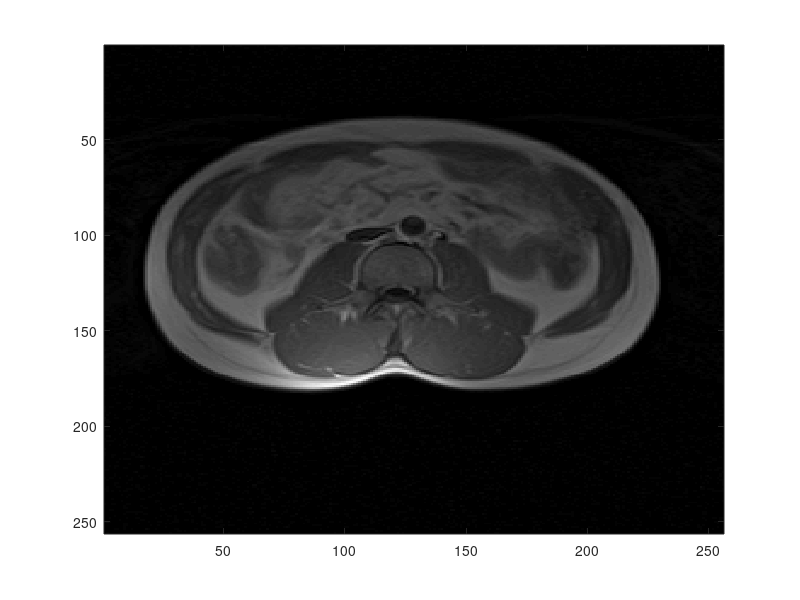

The MATLAB script that drew this image: (Note: this script raises an error after producing the figure.)
load abdomen.mat
abdomen=double(abdomen);
roi=double(roi);
imagesc(abdomen);
colormap gray

k=0;
observations=[];
[x,y,button]=ginput(1);
while button~=3
    k=k+1
    observations=[observations;round(y),round(x), ...
                               abdomen(round(y),round(x))];
    [x,y,button]=ginput(1);
end
observations=double(observations);

%With lambda
Y=observations(:,3);
xin=observations(:,1:2)';
P=[ones(1,size(xin,2));xin];

N=length(Y);
K=zeros(N,N);
for i=1:N
for j=1:N
K(i,j)=TPS_eta(norm(xin(:,i)-xin(:,j)));
end
end
lambda=230000;
M=[K+lambda*eye(size(K)),P';P,zeros(3,3)];
ab=M\[Y;zeros(3,1)];

beta=ab(N+1:end);
beta_0=beta(1);
beta_1=beta(2:3);
alpha=ab(1:N);

Hs=[K P']*inv(M);
Hh=Hs(:,1:N);
dof=trace(Hh);

[gridx,gridy]=meshgrid([0:255],[0:255]);

Z=zeros(length(0:255),length(0:255));

for i=1:256
for j=1:256
Z(i,j)=TPS_f([i;j],xin,alpha,beta_0,beta_1);
end
end

figure
surfc(gridx,gridy,Z);
title(['\lambda=' num2str(lambda) ...
       '  degree of freedom=' num2str(dof)]);
   
%Z*roi
Z_new=Z.*roi;

figure
surfc(gridx,gridy,Z_new);
abdomen_new=abdomen./Z_new;
abdomen_new(abdomen_new==Inf)=0;

figure
imagesc(abdomen_new)
colormap gray
